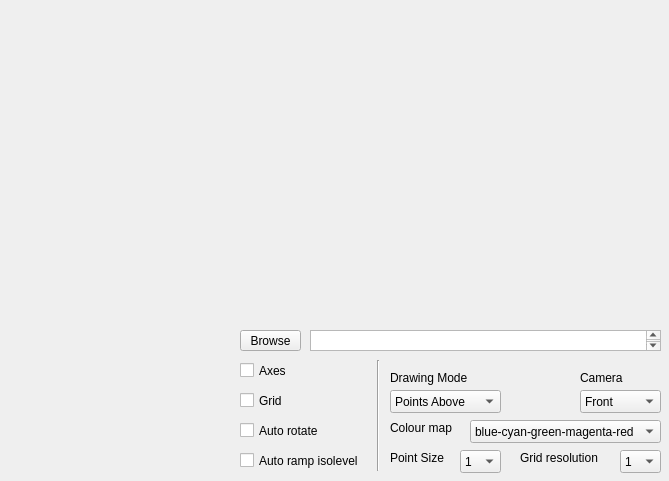
<?xml version="1.0" encoding="UTF-8"?>
<ui version="4.0">
 <class>MainWindow</class>
 <widget class="QMainWindow" name="MainWindow">
  <property name="windowModality">
   <enum>Qt::ApplicationModal</enum>
  </property>
  <property name="geometry">
   <rect>
    <x>0</x>
    <y>0</y>
    <width>669</width>
    <height>481</height>
   </rect>
  </property>
  <property name="sizePolicy">
   <sizepolicy hsizetype="Preferred" vsizetype="Preferred">
    <horstretch>0</horstretch>
    <verstretch>0</verstretch>
   </sizepolicy>
  </property>
  <property name="windowTitle">
   <string>OpenGL Test 1</string>
  </property>
  <widget class="QWidget" name="centralWidget">
   <widget class="GLWidget" name="widget" native="true">
    <property name="geometry">
     <rect>
      <x>10</x>
      <y>10</y>
      <width>651</width>
      <height>311</height>
     </rect>
    </property>
    <property name="sizePolicy">
     <sizepolicy hsizetype="Expanding" vsizetype="Expanding">
      <horstretch>0</horstretch>
      <verstretch>0</verstretch>
     </sizepolicy>
    </property>
   </widget>
   <widget class="Histogram" name="widget_2" native="true">
    <property name="geometry">
     <rect>
      <x>10</x>
      <y>330</y>
      <width>221</width>
      <height>141</height>
     </rect>
    </property>
    <property name="sizePolicy">
     <sizepolicy hsizetype="Expanding" vsizetype="Expanding">
      <horstretch>0</horstretch>
      <verstretch>0</verstretch>
     </sizepolicy>
    </property>
   </widget>
   <widget class="QCheckBox" name="checkBox">
    <property name="geometry">
     <rect>
      <x>240</x>
      <y>360</y>
      <width>51</width>
      <height>21</height>
     </rect>
    </property>
    <property name="text">
     <string>Axes</string>
    </property>
   </widget>
   <widget class="QCheckBox" name="checkBox_2">
    <property name="geometry">
     <rect>
      <x>240</x>
      <y>390</y>
      <width>51</width>
      <height>21</height>
     </rect>
    </property>
    <property name="text">
     <string>Grid</string>
    </property>
   </widget>
   <widget class="QCheckBox" name="checkBox_3">
    <property name="geometry">
     <rect>
      <x>240</x>
      <y>420</y>
      <width>91</width>
      <height>21</height>
     </rect>
    </property>
    <property name="text">
     <string>Auto rotate</string>
    </property>
   </widget>
   <widget class="QCheckBox" name="checkBox_4">
    <property name="geometry">
     <rect>
      <x>240</x>
      <y>450</y>
      <width>141</width>
      <height>21</height>
     </rect>
    </property>
    <property name="text">
     <string>Auto ramp isolevel</string>
    </property>
   </widget>
   <widget class="QPushButton" name="pushButton">
    <property name="geometry">
     <rect>
      <x>240</x>
      <y>330</y>
      <width>61</width>
      <height>21</height>
     </rect>
    </property>
    <property name="text">
     <string>Browse</string>
    </property>
   </widget>
   <widget class="QTextEdit" name="textEdit">
    <property name="geometry">
     <rect>
      <x>310</x>
      <y>330</y>
      <width>351</width>
      <height>21</height>
     </rect>
    </property>
   </widget>
   <widget class="QComboBox" name="Drawing_mode_comboBox">
    <property name="geometry">
     <rect>
      <x>390</x>
      <y>390</y>
      <width>111</width>
      <height>23</height>
     </rect>
    </property>
    <item>
     <property name="text">
      <string>Points Above</string>
     </property>
    </item>
    <item>
     <property name="text">
      <string>Points Below</string>
     </property>
    </item>
    <item>
     <property name="text">
      <string>Lines Above</string>
     </property>
    </item>
    <item>
     <property name="text">
      <string>Lines Below</string>
     </property>
    </item>
    <item>
     <property name="text">
      <string>Isopoints</string>
     </property>
    </item>
    <item>
     <property name="text">
      <string>Isosurface</string>
     </property>
    </item>
   </widget>
   <widget class="QLabel" name="DrawingMode">
    <property name="geometry">
     <rect>
      <x>390</x>
      <y>370</y>
      <width>91</width>
      <height>16</height>
     </rect>
    </property>
    <property name="text">
     <string>Drawing Mode</string>
    </property>
   </widget>
   <widget class="QComboBox" name="Colour_map_comboBox">
    <property name="geometry">
     <rect>
      <x>470</x>
      <y>420</y>
      <width>191</width>
      <height>23</height>
     </rect>
    </property>
    <item>
     <property name="text">
      <string>blue-cyan-green-magenta-red</string>
     </property>
    </item>
    <item>
     <property name="text">
      <string>blue-red</string>
     </property>
    </item>
    <item>
     <property name="text">
      <string>grey scale</string>
     </property>
    </item>
    <item>
     <property name="text">
      <string>red-yellow-green-cyan-blue-magenta-red</string>
     </property>
    </item>
    <item>
     <property name="text">
      <string>green-yellow</string>
     </property>
    </item>
    <item>
     <property name="text">
      <string>green-magenta</string>
     </property>
    </item>
    <item>
     <property name="text">
      <string>blue-green-red-green-blue</string>
     </property>
    </item>
    <item>
     <property name="text">
      <string>white-black-white</string>
     </property>
    </item>
    <item>
     <property name="text">
      <string>red-blue-cyan-magenta</string>
     </property>
    </item>
    <item>
     <property name="text">
      <string>blue-cyan-grren-yellow-white</string>
     </property>
    </item>
    <item>
     <property name="text">
      <string>landscape</string>
     </property>
    </item>
    <item>
     <property name="text">
      <string>constant</string>
     </property>
    </item>
   </widget>
   <widget class="QLabel" name="Colourmap">
    <property name="geometry">
     <rect>
      <x>390</x>
      <y>420</y>
      <width>71</width>
      <height>16</height>
     </rect>
    </property>
    <property name="text">
     <string>Colour map</string>
    </property>
   </widget>
   <widget class="QComboBox" name="Camera_comboBox_2">
    <property name="geometry">
     <rect>
      <x>460</x>
      <y>450</y>
      <width>41</width>
      <height>23</height>
     </rect>
    </property>
    <item>
     <property name="text">
      <string>1</string>
     </property>
    </item>
    <item>
     <property name="text">
      <string>2</string>
     </property>
    </item>
    <item>
     <property name="text">
      <string>3</string>
     </property>
    </item>
    <item>
     <property name="text">
      <string>4</string>
     </property>
    </item>
    <item>
     <property name="text">
      <string>5</string>
     </property>
    </item>
   </widget>
   <widget class="QLabel" name="Camera_2">
    <property name="geometry">
     <rect>
      <x>390</x>
      <y>450</y>
      <width>61</width>
      <height>16</height>
     </rect>
    </property>
    <property name="text">
     <string>Point Size</string>
    </property>
   </widget>
   <widget class="QComboBox" name="Camera_comboBox">
    <property name="geometry">
     <rect>
      <x>580</x>
      <y>390</y>
      <width>81</width>
      <height>23</height>
     </rect>
    </property>
    <item>
     <property name="text">
      <string>Front</string>
     </property>
    </item>
    <item>
     <property name="text">
      <string>Top</string>
     </property>
    </item>
    <item>
     <property name="text">
      <string>Left</string>
     </property>
    </item>
    <item>
     <property name="text">
      <string>Axonometric</string>
     </property>
    </item>
   </widget>
   <widget class="QLabel" name="Camera">
    <property name="geometry">
     <rect>
      <x>580</x>
      <y>370</y>
      <width>71</width>
      <height>16</height>
     </rect>
    </property>
    <property name="text">
     <string>Camera</string>
    </property>
   </widget>
   <widget class="QComboBox" name="Camera_comboBox_3">
    <property name="geometry">
     <rect>
      <x>620</x>
      <y>450</y>
      <width>41</width>
      <height>23</height>
     </rect>
    </property>
    <item>
     <property name="text">
      <string>1</string>
     </property>
    </item>
    <item>
     <property name="text">
      <string>2</string>
     </property>
    </item>
    <item>
     <property name="text">
      <string>3</string>
     </property>
    </item>
    <item>
     <property name="text">
      <string>4</string>
     </property>
    </item>
    <item>
     <property name="text">
      <string>5</string>
     </property>
    </item>
    <item>
     <property name="text">
      <string>6</string>
     </property>
    </item>
    <item>
     <property name="text">
      <string>7</string>
     </property>
    </item>
    <item>
     <property name="text">
      <string>8</string>
     </property>
    </item>
    <item>
     <property name="text">
      <string>9</string>
     </property>
    </item>
    <item>
     <property name="text">
      <string>10</string>
     </property>
    </item>
   </widget>
   <widget class="QLabel" name="Camera_3">
    <property name="geometry">
     <rect>
      <x>520</x>
      <y>450</y>
      <width>91</width>
      <height>16</height>
     </rect>
    </property>
    <property name="text">
     <string>Grid resolution</string>
    </property>
   </widget>
   <widget class="Line" name="line">
    <property name="geometry">
     <rect>
      <x>370</x>
      <y>360</y>
      <width>16</width>
      <height>111</height>
     </rect>
    </property>
    <property name="orientation">
     <enum>Qt::Vertical</enum>
    </property>
   </widget>
  </widget>
 </widget>
 <layoutdefault spacing="6" margin="11"/>
 <customwidgets>
  <customwidget>
   <class>GLWidget</class>
   <extends>QWidget</extends>
   <header>glwidget.h</header>
   <container>1</container>
  </customwidget>
  <customwidget>
   <class>Histogram</class>
   <extends>QWidget</extends>
   <header>histogram.h</header>
   <container>1</container>
  </customwidget>
 </customwidgets>
 <resources/>
 <connections/>
</ui>
